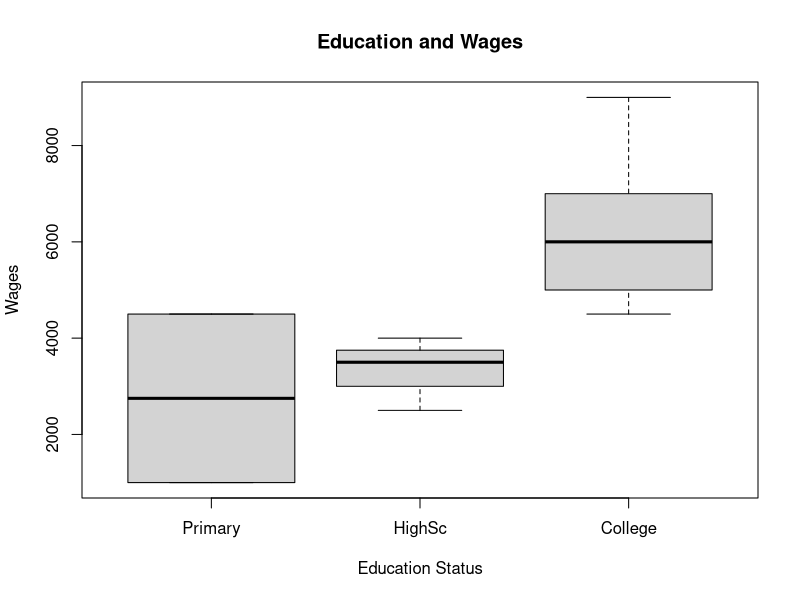

Here is the R script that generated this plot:
# Section 1 Question
# You are given a dataframe as below
# 
# Names <- c("Ayse","Burak","Cem","Deniz","Elif","Fatma","Hasan","Kaan","Mehmet","Tarik")
# Education <- c("HighSc","College","College","College","HighSc","Primary","College","College","Primary","HighSc")
# Wages <- c(2500,5000,7000,6000,4000,1000,4500,9000,4500,3500)
# 
# df <- data.frame(Names, Education, Wages, stringsAsFactors = F)
# 
# You are asked to create a factor object with name Educ_fac with
# ordered three levels: “Primary”, “HighSc” and “College”.
# 
# Create a dataframe with name df_new using vectors Names, Educ_fac and Wages.
# Be sure that class of Educ_fac is factor, Names is character and Wages is numeric.
# You may check by summary(df_new) and should get an output as below:
#   
# > summary(df_new) 
# Names              Educ_fac     Wages
# Length:10          Primary:2   Min.   :1000
# Class :character   HighSc :3   1st Qu.:3625
# Mode  :character   Collage:5   Median :4500
# Mean   :4700
# 3rd Qu.:5750
# Max.   :9000
# 
# Draw a plot which has Primary, HighSc, and College in its X-axes and
# corresponding “Wages” in its Y-axes. Do not forget to put the title “Education and Wages”
# and labels “Education Status” and “Wages” for x and y axes.

Names <- c("Ayse","Burak","Cem","Deniz","Elif","Fatma","Hasan","Kaan","Mehmet","Murat")
Education <- c("HighSc","College","College","College","HighSc","Primary","College","College","Primary","HighSc")
Wages <- c(2500,5000,7000,6000,4000,1000,4500,9000,4500,3500)

df <- data.frame(Names, Education, Wages, stringsAsFactors = F)

Educ_fac <- factor(Education, levels = c("Primary", "HighSc", "College"), ordered = TRUE)

df_new <-  data.frame(Names, Educ_fac, Wages, stringsAsFactors = F)

plot(Educ_fac, Wages, main="Education and Wages", xlab="Education Status", ylab="Wages")

# Section 2 Question
# You are given a dataframe as below
# 
# Names <- c("Ayse","Burak","Cem","Deniz","Elif","Fatma","Hasan","Kaan","Mehmet","Murat")
# Employment <- c("Unemp","Emp","Unemp","Emp","Emp","Unemp","Emp","Emp","Unemp","Emp")
# Wages <- c(1000, 5000, 1000, 7000, 4000, 1000, 4500, 9000, 1000, 3500)
# df <- data.frame(Names, Employment, Wages, stringsAsFactors = F)
# 
# You are asked to create a factor object with name Emp_fac with
# ordered two levels: “Unemp”, “Emp”.
# 
# Create a dataframe with name df_new using vectors Names, Emp_fac and Wages.
# Be sure that class of Emp_fac is factor, Names is character and Wages is numeric.
# You may check by summary(df_new) and should get an output as below:
#   
#   > summary(df_new)
# Names            Emp_fac      Wages     
# Length:10          Unemp:4   Min.   :1000  
# Class :character   Emp  :6   1st Qu.:1000  
# Mode  :character             Median :3750  
# Mean   :3700  
# 3rd Qu.:4875  
# Max.   :9000
# 
# Write a function with name Emp_fnc. You should NOT change any part
# except for removing the line where “write your code here” is written.
# Write your code after removing that line as explained below.
# 
# Emp_fnc <- function(data) {
#   
#   *** write your code here ***
#     
#     return(Emp_people)
#   
# }
# 
# The input of Emp_fnc is any dataframe with three columns Names, Emp_fac, and Wages.
# 
# This function subsets the Names and Wages of Employed people in a given dataframe;
# assigns it to a dataframe named Emp_people and returns Emp_people as an output.
# 
# Example usage of the function Emp_fnc with data df_new is given here:
#   
# > Emp_fnc(df_new)
# 
# Names  Wages
# 2  Burak  5000
# 4  Deniz  7000
# 5   Elif  4000
# 7  Hasan  4500
# 8 Serkan  9000
# 10 Tarik  3500

Names <- c("Ayse","Burak","Cem","Deniz","Elif","Fatma","Hasan","Kaan","Mehmet","Murat")
Employment <- c("Unemp","Emp","Unemp","Emp","Emp","Unemp","Emp","Emp","Unemp","Emp")
Wages <- c(1000, 5000, 1000, 7000, 4000, 1000, 4500, 9000, 1000, 3500)

df <- data.frame(Names, Employment, Wages, stringsAsFactors = F)

Emp_fac <- factor(Employment, levels = c("Unemp","Emp"), ordered=TRUE)

df_new <-  data.frame(Names, Emp_fac, Wages, stringsAsFactors = F)

Emp_fnc <- function(data) {
  
  Emp_people <- data[Emp_fac=="Emp",-2]
  
  return(Emp_people)
}

Emp_fnc(df_new)